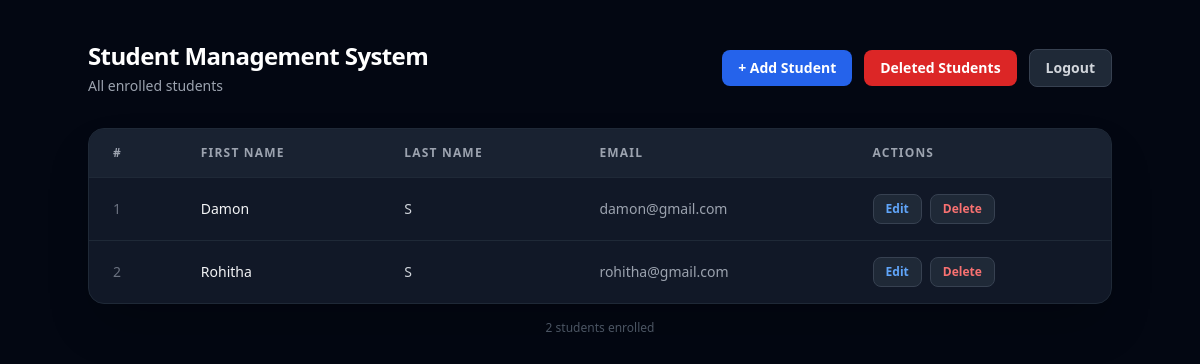
Page /home (signed in) on the committed database.
### tables this page shows
CREATE TABLE students(
    id INTEGER PRIMARY KEY AUTOINCREMENT,
    first_name TEXT,
    last_name TEXT,
    email TEXT,
    phone_number TEXT,
    created_at TIMESTAMP DEFAULT CURRENT_TIMESTAMP,
    updated_at TIMESTAMP DEFAULT CURRENT_TIMESTAMP,
    deleted_at TIMESTAMP DEFAULT NULL
    );

### sms/app.py (the view)
@app.route("/home")
def home():
    if "user" not in session:
        return "Access Restricted. Please login first.", 401
    conn = get_db_connection()
    cursor = conn.cursor()
    cursor.execute("SELECT * FROM students WHERE deleted_at IS NULL")
    students = cursor.fetchall()
    conn.close()
    return render_template(
        "home.html",
        students=students,
        role=session["role"],
        username=session["user"]
    )

### sms/app.py (called while the page is built)
def get_db_connection():
    conn = sqlite3.connect("students.db")
    conn.row_factory = sqlite3.Row
    return conn

### sms/templates/home.html (shortened to what this page needs)
<!DOCTYPE html>
<html lang="en">
<head>
  <script src="https://cdn.tailwindcss.com"></script>
</head>
<body class="min-h-screen bg-gray-950 text-gray-100 px-6 py-10">
  <div class="max-w-5xl mx-auto">
    <div class="flex items-center justify-between mb-8">
      <div>
        <h1 class="text-2xl font-bold text-white tracking-tight">Student Management System</h1>
        <p class="text-sm text-gray-400 mt-1">All enrolled students</p>
      </div>
      <div class="flex items-center gap-3">
        <a href="/form">
          <button class="rounded-lg bg-blue-600 px-4 py-2 text-sm font-semibold text-white
                         transition duration-200 hover:bg-blue-500 active:scale-[0.98]">
            + Add Student
          </button>
        </a>
        {% if role=="admin" %}
          <a href="/deleted"
          class="rounded-lg bg-red-600 px-4 py-2 text-sm font-semibold text-white
                         transition duration-200 hover:bg-blue-500 active:scale-[0.98]">
          Deleted Students
          </a>
        {% endif %}
        <a href="/logout">
          <button class="rounded-lg border border-gray-700 bg-gray-800 px-4 py-2 text-sm font-semibold text-gray-300
                         transition duration-200 hover:bg-gray-700 active:scale-[0.98]">
            Logout
          </button>
        </a>
      </div>
    </div>
    <div class="rounded-2xl border border-gray-800 bg-gray-900 overflow-hidden shadow-2xl">
      {% if students %}
      <table class="w-full text-sm">
        <thead>
          <tr class="border-b border-gray-800 bg-gray-800/60">
            <th class="px-6 py-4 text-left text-xs font-semibold uppercase tracking-widest text-gray-400">#</th>
            <th class="px-6 py-4 text-left text-xs font-semibold uppercase tracking-widest text-gray-400">First Name</th>
            <th class="px-6 py-4 text-left text-xs font-semibold uppercase tracking-widest text-gray-400">Last Name</th>
            <th class="px-6 py-4 text-left text-xs font-semibold uppercase tracking-widest text-gray-400">Email</th>
            <th class="px-6 py-4 text-left text-xs font-semibold uppercase tracking-widest text-gray-400">Actions</th>
          </tr>
        </thead>
        <tbody class="divide-y divide-gray-800">
          {% for student in students %}
          <tr class="transition duration-150 hover:bg-gray-800/50">
            <td class="px-6 py-4 text-gray-500">{{ loop.index }}</td>
            <td class="px-6 py-4 font-medium text-gray-100">{{ student["first_name"] }}</td>
            <td class="px-6 py-4 text-gray-300">{{ student["last_name"] }}</td>
            <td class="px-6 py-4 text-gray-400">{{ student["email"] }}</td>
            <td class="px-6 py-4">
              <div class="flex items-center gap-2">
                <a href="/edit/{{ student['id'] }}">
                  <button class="rounded-lg border border-gray-700 bg-gray-800 px-3 py-1.5 text-xs font-semibold text-blue-400
                                 transition duration-150 hover:border-blue-500 hover:bg-gray-700 active:scale-95">
                    Edit
                  </button>
                </a>
                <a href="/delete/{{ student['id'] }}">
                  <button class="rounded-lg border border-gray-700 bg-gray-800 px-3 py-1.5 text-xs font-semibold text-red-400
                                 transition duration-150 hover:border-red-500 hover:bg-gray-700 active:scale-95">
                    Delete
                  </button>
                </a>
              </div>
            </td>
          </tr>
          {% endfor %}
        </tbody>
      </table>
      {% endif %}
    </div>
    {% if students %}
    <p class="mt-4 text-center text-xs text-gray-600">
      {{ students | length }} student{{ 's' if students | length != 1 else '' }} enrolled
    </p>
    {% endif %}
  </div>
</body>
</html>

### rows in the picture
students: first_name "Damon", last_name "S", email "damon@gmail.com"
students: first_name "Rohitha", last_name "S", email "rohitha@gmail.com"

### other values in the picture
{{ students | length }} "2"
{{ 's' if students | length != 1 else '' }} "s"
